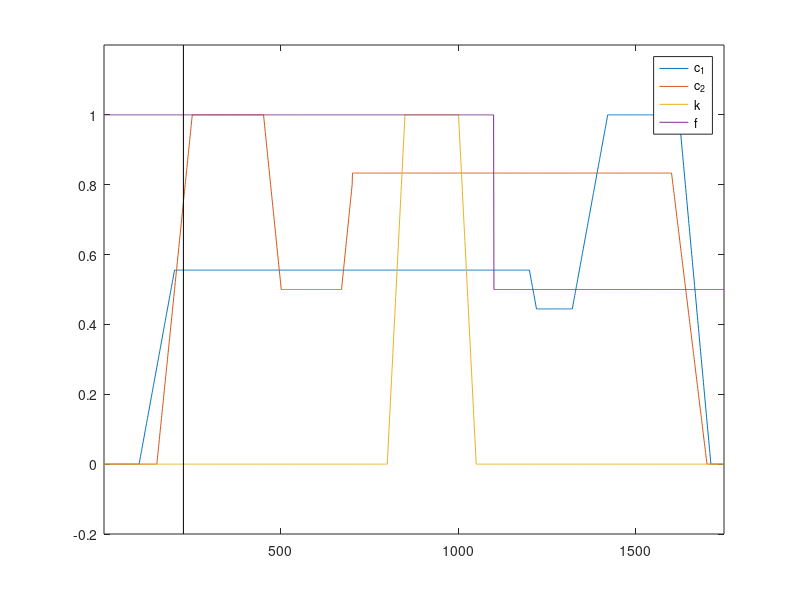

MATLAB code for this plot:
%%
% Animation des Fischwanzes mit verschiednen Parametern
%%
function [coeffs] = animation_coeffs()

c1=[zeros(1,100) 1/100*[1:100]*0.07 ones(1,1000)*0.07 1/100*[100:-1:80]*0.07 ones(1,100)*0.056 1/100*[80:180]*0.07 ones(1,200)*0.07*1.8 1/100*[180:-2:1]*0.07 zeros(1,38)];
c2=[zeros(1,150) 1/100*[1:100]*1.2 ones(1,200)*1.2 1/100*[100:-1:50]*1.2 ones(1,169)*0.6 1/100*[50:80]*1.2 ones(1,900) 1/100*[100:-1:1]*1 zeros(1,49)];
k=[zeros(1,800) 1/50*[1:50]*0.15 ones(1,150)*0.15 1/50*[50:-1:1]*0.15 zeros(1,700)];
f_schwanz = [ones(1,1100)*40 ones(1,650)*20];

%size(c1)
%subplot(4,1,1);plot(c1)
%size(c2)
%subplot(4,1,2);plot(c2)
%size(k)
%subplot(4,1,3);plot(k)
%size(f_schwanz)
%subplot(4,1,4);plot(f_schwanz)

coeffs = [c1;c2;k;f_schwanz]';

seq_len = length(coeffs);

clf;
plot([1:seq_len],coeffs(:,1)/max(abs(coeffs(:,1))),[1:seq_len],coeffs(:,2)/max(abs(coeffs(:,2))),[1:seq_len],coeffs(:,3)/max(abs(coeffs(:,3))),[1:seq_len],coeffs(:,4)/max(abs(coeffs(:,4))));

frame=225;line([frame frame], [-0.2 1.2],'Color','k');

legend('c_1','c_2','k','f');
axis([1 seq_len -0.2 1.2]);

